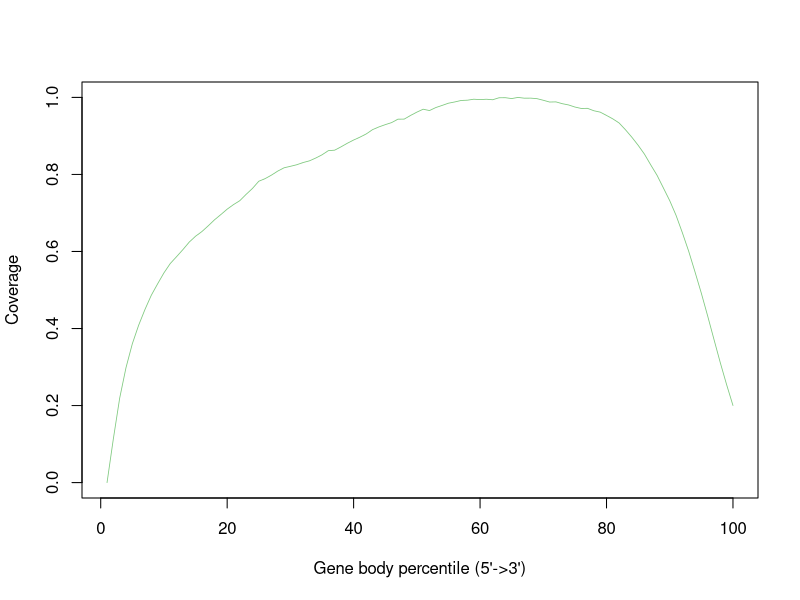

R code for this plot:
SRR11647705.sorted <- c(0.0,0.1137872040071423,0.219298776205841,0.2984848651330773,0.3604154901437524,0.4085419724810316,0.4495050961233953,0.48631552677348217,0.5159909386294824,0.5444623670594835,0.5687737047495824,0.5866028204783145,0.6048788471959328,0.6243802346543789,0.6396383067121396,0.651668458625975,0.6665695349656173,0.6822602120738421,0.6958374179597948,0.7098919417531814,0.7217177308888709,0.7319307022518635,0.7483707820735603,0.76368172626876,0.7823400424739504,0.789127258339247,0.798223441786852,0.8087151341706641,0.8172546371094738,0.8210874319121644,0.8251554315731735,0.8308571367648802,0.8352380720294752,0.8425300753797846,0.8509289667185126,0.8617606835170676,0.8629844124018017,0.871585327524941,0.8809342854814742,0.8893482986866713,0.8968128980165007,0.9052255513416196,0.9163873382327455,0.9233631966624845,0.929237878600133,0.9345535410352517,0.9434576006254143,0.9436718633305291,0.9531688850299723,0.961754025544205,0.969336009722381,0.9658811527910124,0.9736575998203653,0.9791995463004898,0.984974685016417,0.9882109820216238,0.992036270286283,0.9927705511332859,0.9953104263528658,0.994259837399683,0.9952246451175355,0.9939531572444565,0.9990847463121956,0.9992639241112939,0.9969724717843922,1.0,0.9979717660610269,0.9981103650385929,0.9967663139645433,0.9925920260766252,0.9879824133780868,0.9883699792003622,0.9837141305791663,0.9804331207169897,0.9750270534542749,0.9713131665656185,0.9715881343174223,0.9653518330693897,0.9617932444856591,0.9531376621833778,0.944238715742309,0.9334717292354743,0.9159634908099848,0.8967827630739686,0.8758022612521101,0.852736954480027,0.824676155438427,0.7975497571961319,0.7648341430421953,0.7318703235763933,0.6937609898708517,0.6485201186642235,0.6004703879585557,0.5467454969203068,0.49145690697778405,0.4324690080610427,0.3714398747517811,0.3110284533692226,0.2540204310558751,0.2001537861182789)


pdf("outputs/gene_body_coverage.geneBodyCoverage.curves.pdf")
x=1:100
icolor = colorRampPalette(c("#7fc97f","#beaed4","#fdc086","#ffff99","#386cb0","#f0027f"))(1)
plot(x,SRR11647705.sorted,type='l',xlab="Gene body percentile (5'->3')", ylab="Coverage",lwd=0.8,col=icolor[1])
dev.off()
